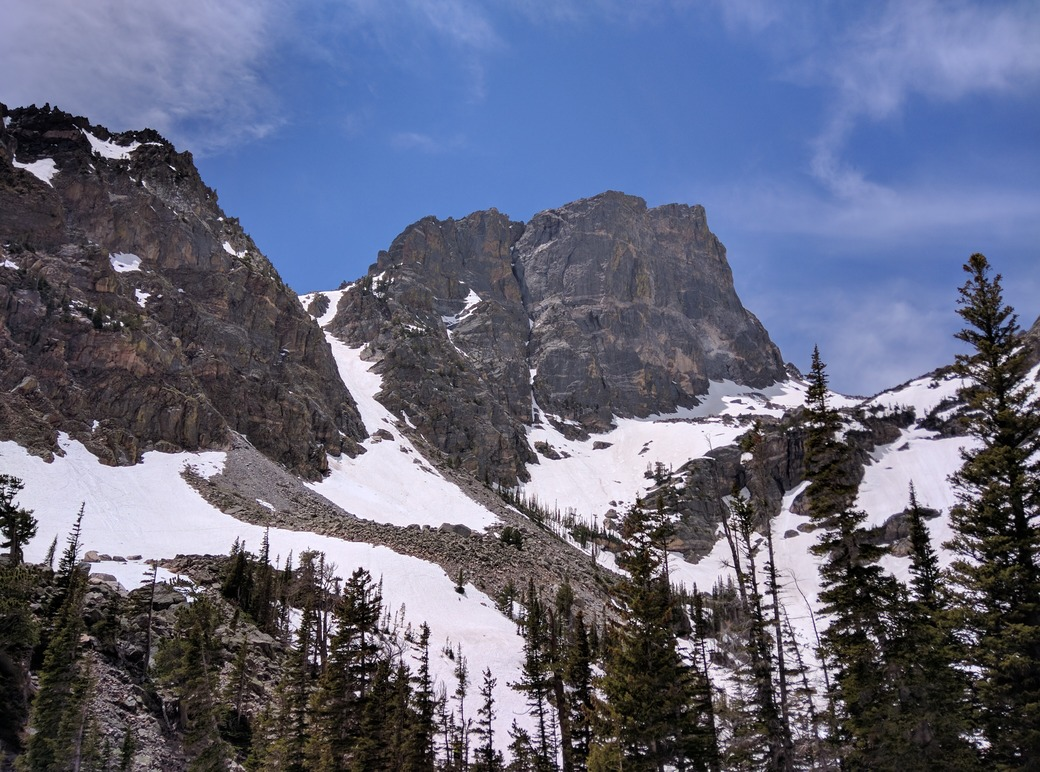
#> input picture 4293 Python26/Richie's Lab/Lab06/src/images/hallett_peak.jpg, 1040 x 772 px
$ python preprocessing.py
#> lines starting #> are read from the running program, lines starting #| are printed output that depends on the picture
"""Image preprocessing functions for Lab 6"""

import numpy as np
import matplotlib.pyplot as plt
from pathlib import Path

def read_image(filename: str):
    """Read the file indicated by filename as a numpy rgb image array."""
#> called with filename = 'images/hallett_peak.jpg'
    return np.array(plt.imread(Path(filename)))
#> returned value is the input picture: shape (772, 1040, 3); mean R, G, B 98.6, 102.8, 125

def luma_transform(rgb_ndarray):
    """Perform the luma transform on the red, green, and blue channels of the image ndarray"""
    return np.dot(rgb_ndarray[...,:3], [.2989, .5870, .1140])
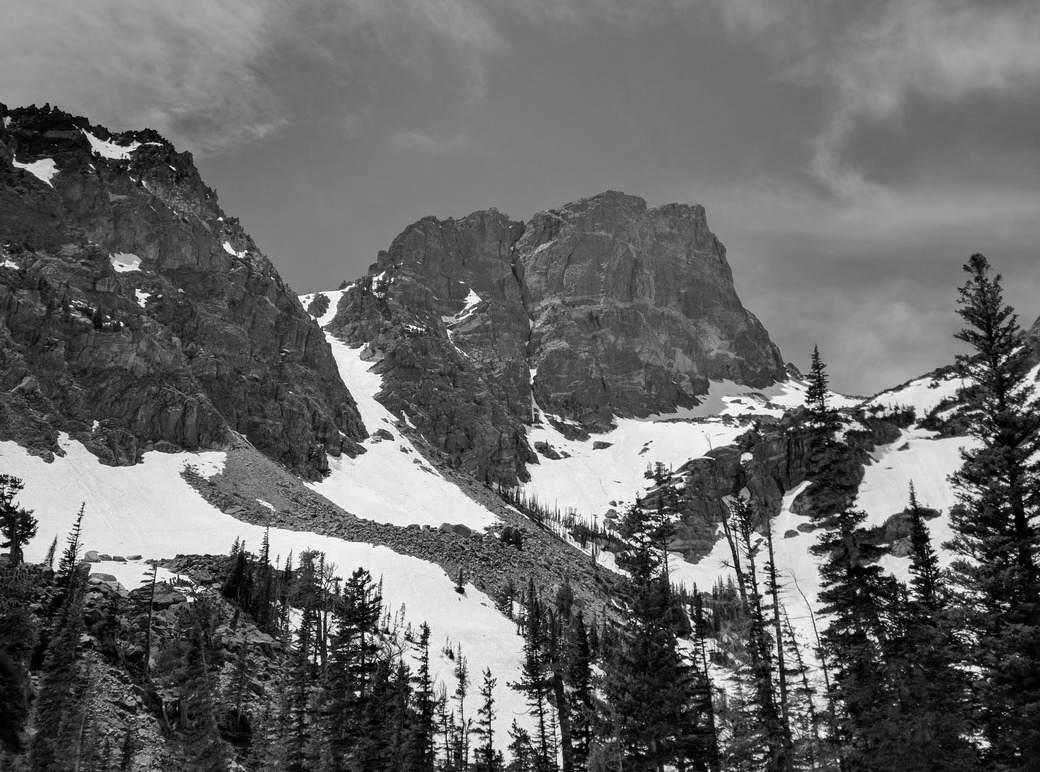
#> returned value: shape (772, 1040) float64; min 0, max 255, mean 104.1

def preprocess(filename: str):
    """Given an image filename, load and convert the image to a grayscale ndarray."""
    return luma_transform(read_image(filename))

if __name__ == "__main__":
    # Run self-test code if called directly
    G = preprocess('images/hallett_peak.jpg')
    print(G.shape)
#| (772, 1040)
    plt.imshow(G, cmap='gray')
    plt.axis('off')
    plt.show()
